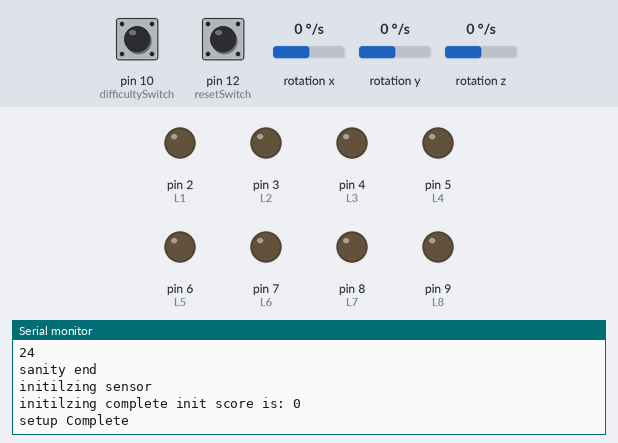
Bench run of a sketch on a simulated Arduino Uno, built with avr-gcc and run on an emulated ATmega328P. On the bench: output pins drawn as LEDs (lit = HIGH), the last lines printed to the serial monitor. Wiring (inferred from the names in the program): MPU-6050 motion sensor at I2C address 0x68. The test bench sets the inputs (shaded band); at power-on: rotation z 0 °/s, pin 12 (resetSwitch) HIGH, pin 10 (difficultySwitch) HIGH, rotation x 0 °/s, rotation y 0 °/s.

Above: at 1.5 s.
1.6 s: rotation z set to 2 °/s
At 2.4 s:
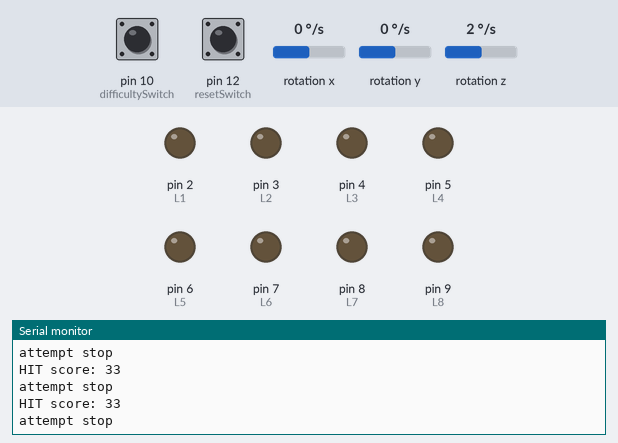
3.1 s: pin 12 (resetSwitch) pulled LOW for 0.15 s
At 3.25 s:
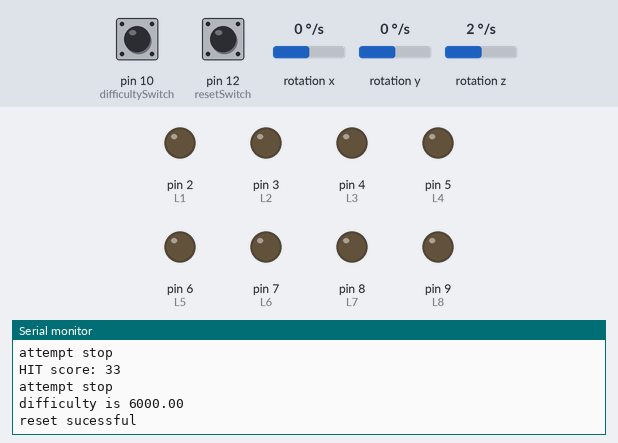
4.7 s: pin 12 (resetSwitch) pulled LOW for 1 s
8.7 s: rotation z set to -192 °/s
At 10.8 s:
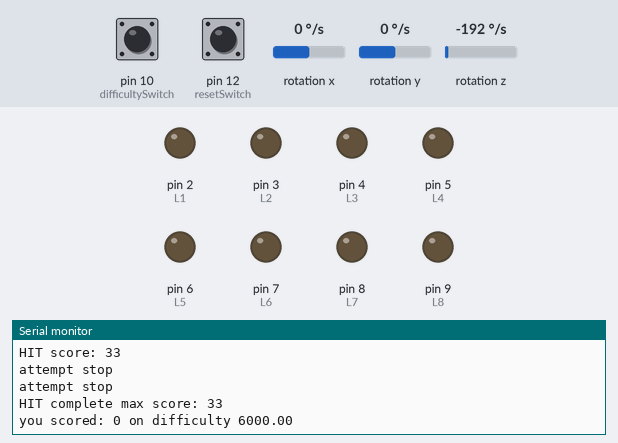

The sketch:

sketchVelocity8L.ino
```cpp
//sketch for the strongmans game
#include<Wire.h>

//-----globals-----//
//--behvaiour knobs--//
  //change these value to change the difficulty of the game(how are you have to hit)
int hitSense = 500; //minimium value to register a hit, this removed noise causeing it to trigger
float topScore = 32768; //this is the value a max score minus the scale, max of sensor (0.5*2^16)(32768)
float easy = 6000; //sets the topScore to this when on easy mode
float hard = 13500; //sets the topScore to this when on hard mode
float scale = 3001;//a constant that adds to the hit score

//--pins--//
int L1 =2;
int L2 = 3;
int L3 = 4;
int L4 = 5;
int L5 = 6;
int L6 = 7;
int L7 = 8;
int L8 = 9;
int LTotal = 8; //total number of lights
int difficultySwitch = 10;
int resetSwitch = 12;


//other
const int MPU6050_addr = 0x68; //address for the IMU sensor
int16_t VelX, VelY, VelZ, Vel;

//initilzation variables
bool initComplete = 0;
int16_t initVel = 0;

//recording
int16_t recordArray[100];
int rPos = 0;

//---functions---//
//sensor
void getData() {
  //gets the data from the MPU6050
  Wire.beginTransmission(MPU6050_addr);
  Wire.write(0x43);
  Wire.endTransmission(false);
  Wire.requestFrom(MPU6050_addr, 14, true);
  VelX = Wire.read() << 8 | Wire.read();
  VelY = Wire.read() << 8 | Wire.read();
  VelZ = Wire.read() << 8 | Wire.read();
  Vel = VelZ; //only measures Z axis rotation, this changes on how you mount it
}

void getInit() {
  //gets the base velocity when the sensor is stationary
  //takes 3 reading and forms an average
  Serial.println("initilzing sensor");
  int16_t  initArray[3];
  int readings = 3;
  for (int i = 0; i < readings; i++) {
    getData();
    initArray[i] = abs(Vel);
    delay(100);
  }
  int sum = 0;
  for (int j = 0; j < readings; j++) {
    sum = sum + initArray[j];
  }
  initVel = sum / readings;
  Serial.print("initilzing complete init score is: ");
  Serial.println(initVel);
  return;
}

int score(int16_t VelMax) {

  //determines score of hit currently linear progression, may be better to use logetihmic(how our minds work) or parabolic(how gravity works)
  if (VelMax >= topScore + scale) {
    return 8;
  }
  if (VelMax >= (topScore * (7/8.0) + scale)) {
    //Serial.println((topScore * (4/5.0)+scale ));
    return 7;
  }
  if (VelMax >= (topScore * (6/ 8.0) + scale)) {
    return 6;
  }
  if (VelMax >= (topScore * (5 / 8.0) + scale)) {
    return 5;
  }
  if (VelMax >= (topScore * (4 / 8.0) + scale)) {
    return 4;
  }
  if (VelMax >= (topScore * (3 / 8.0) + scale)) {
    return 3;
  }
  if (VelMax >= (topScore * (2 / 8.0) + scale)) {
    return 2;
  }
  if (VelMax >= (topScore * (1 / 8.0) + scale)) {
    return 1;
  }
  return 0;
}

int measure() {
  //waits in this loop for a hit,
  int16_t VelMax = 0;;
  bool hit = false;

  while (true) {
    reset();
    getDifficulty();
    getData();
    //if its been hit, it measures the hit and many times as it can. then takes the max score from them
    if (Vel > initVel * hitSense) {
      Serial.print("HIT score: ");
      Serial.println(Vel);
      hit = true;

      if (Vel > VelMax) {
        Serial.print("NEW TOP score: ");
        Serial.println(Vel);
        VelMax = Vel;
      }
    }
    if (hit == true) {
      //checks to ensure that the sensor has stopped moving before recording final score
      Serial.println("attempt stop");
      if (Vel < initVel * hitSense) {
        Serial.print("HIT complete max score: ");
        Serial.println(VelMax);

        int s = score(VelMax);
        delay(1000);
        return s;
      }
    }
  }
}

int lightUp(int score){
//takes a score from 1 to 8 (8 being the highest and turns leds on in a certain pattern
  if (score == 1) {
    digitalWrite(L1,HIGH);
    return 0;
  }

  if (score == 2) {
    digitalWrite(L1,HIGH);
    delay(2000);
    digitalWrite(L2, HIGH);
    return 0;
  }

  if (score == 3) {
    digitalWrite(L1,HIGH);
    delay(2000);
    digitalWrite(L2, HIGH);
    delay(2000);
    digitalWrite(L3, HIGH);
    return 0;
  }

  if (score == 4) {
    digitalWrite(L1,HIGH);
    delay(2000);
    digitalWrite(L2, HIGH);
    delay(2000);
    digitalWrite(L3, HIGH);
    delay(2000);
    digitalWrite(L4, HIGH);
    return 0;
  }

   if (score == 5) {
    digitalWrite(L1,HIGH);
    delay(2000);
    digitalWrite(L2, HIGH);
    delay(2000);
    digitalWrite(L3, HIGH);
    delay(2000);
    digitalWrite(L4, HIGH);
    delay(2000);
    digitalWrite(L5, HIGH);
    return 0;
  }

  if (score == 6) {
    digitalWrite(L1,HIGH);
    delay(2000);
    digitalWrite(L2, HIGH);
    delay(2000);
    digitalWrite(L3, HIGH);
    delay(2000);
    digitalWrite(L4, HIGH);
    delay(2000);
    digitalWrite(L5, HIGH);
    delay(2000);
    digitalWrite(L6, HIGH);
    return 0;
  }

  if (score == 7) {
    digitalWrite(L1,HIGH);
    delay(2000);
    digitalWrite(L2, HIGH);
    delay(2000);
    digitalWrite(L3, HIGH);
    delay(2000);
    digitalWrite(L4, HIGH);
    delay(2000);
    digitalWrite(L5, HIGH);
    delay(2000);
    digitalWrite(L6, HIGH);
    delay(2000);
    digitalWrite(L7, HIGH);
    return 0;
  }

  if (score == 8) {
    digitalWrite(L1,HIGH);
    delay(2000);
    digitalWrite(L2, HIGH);
    delay(2000);
    digitalWrite(L3, HIGH);
    delay(2000);
    digitalWrite(L4, HIGH);
    delay(2000);
    digitalWrite(L5, HIGH);
    delay(2000);
    digitalWrite(L6, HIGH);
    delay(2000);
    digitalWrite(L7, HIGH);
    delay(3000);
    digitalWrite(L8, HIGH); //here L8 is a bell we would like to auto shut off
    delay(5000);
    digitalWrite(L8, LOW);
    return 0;
  }
 return -1;
}

int getDifficulty(){
  //sets the topScore global dependent on difficulty
  int  bPress = digitalRead(difficultySwitch);
  //Serial.println(bPress);
  if (bPress == HIGH){
    topScore = easy;
    return 1;
  }
  if (bPress == LOW){
    topScore = hard;
    return 0;
  }
  return -1;
}

int reset(){
  //resets the game by turning all ligths off
  int bPress = digitalRead(resetSwitch);
  if(bPress == LOW){
    digitalWrite(L1, LOW);
    digitalWrite(L2, LOW);
    digitalWrite(L3, LOW);
    digitalWrite(L4, LOW);
    digitalWrite(L5, LOW);
    digitalWrite(L6, LOW);
    digitalWrite(L7, LOW);
    digitalWrite(L8, LOW);
    Serial.print("difficulty is ");
    Serial.println(topScore);
    delay(100);
    Serial.println("reset sucessful");
    return 0;
  }
  return 1;
}

void setup() {
  // put your setup code here, to run once:
  //lights setup
  pinMode(L1, OUTPUT);
  pinMode(L2, OUTPUT);
  pinMode(L3, OUTPUT);
  pinMode(L4, OUTPUT);
  pinMode(L5, OUTPUT);
  pinMode(L6, OUTPUT);
  pinMode(L7, OUTPUT);
  pinMode(L8, OUTPUT);

  //turn all off to begin

  digitalWrite(L1, LOW);
  digitalWrite(L2, LOW);
  digitalWrite(L3, LOW);
  digitalWrite(L4, LOW);
  digitalWrite(L5, LOW);
  digitalWrite(L6, LOW);
  digitalWrite(L7, LOW);
  digitalWrite(L8, LOW);

  pinMode(difficultySwitch, INPUT_PULLUP);
  pinMode(resetSwitch, INPUT_PULLUP);

//sensor setup
  Wire.begin();
  Wire.beginTransmission(MPU6050_addr);
  Wire.write(0x6B);
  Wire.write(0);

  Wire.endTransmission(true);
  //set the sensitvity to 2000deg/sec
  Wire.beginTransmission(MPU6050_addr);
  Wire.write(0x1B);
  Wire.write(0x18);
  Wire.endTransmission(true);

  Serial.begin(9600);

  Serial.println("sanity begin");
  Wire.beginTransmission(MPU6050_addr);
  Wire.write(0x1B);
  Wire.endTransmission(false);
  Wire.requestFrom(MPU6050_addr,1,true);
  Serial.println(Wire.read());
  Serial.println("sanity end");

  getInit();
  reset();
  Serial.println("setup Complete");
}

void loop() {
  // put your main code here, to run repeatedly:
  //call measure() to get score, measure is where the code waits for hit
  int difficulty = getDifficulty();
  int points = measure();
  Serial.print("you scored: ");
  Serial.print(points);
  Serial.print(" on difficulty ");
  Serial.println(topScore);
  Serial.println();
  Serial.println();
  Serial.println();
  lightUp(points);
  points =0;

  //redundent but too scared to remove
  reset();
}
```

Measured:
- the behaviour switches between 0 and 1 °/s on rotation z (found by bisection; images 0 and 1)
- after the input at 1.6 s, the serial monitor: prints a new line at once (image 1)
- after the input at 3.1 s, the serial monitor: prints a new line after 0.09 s (image 2)
- after the input at 8.7 s, the serial monitor: prints a new line after 0.10 s (image 3)
